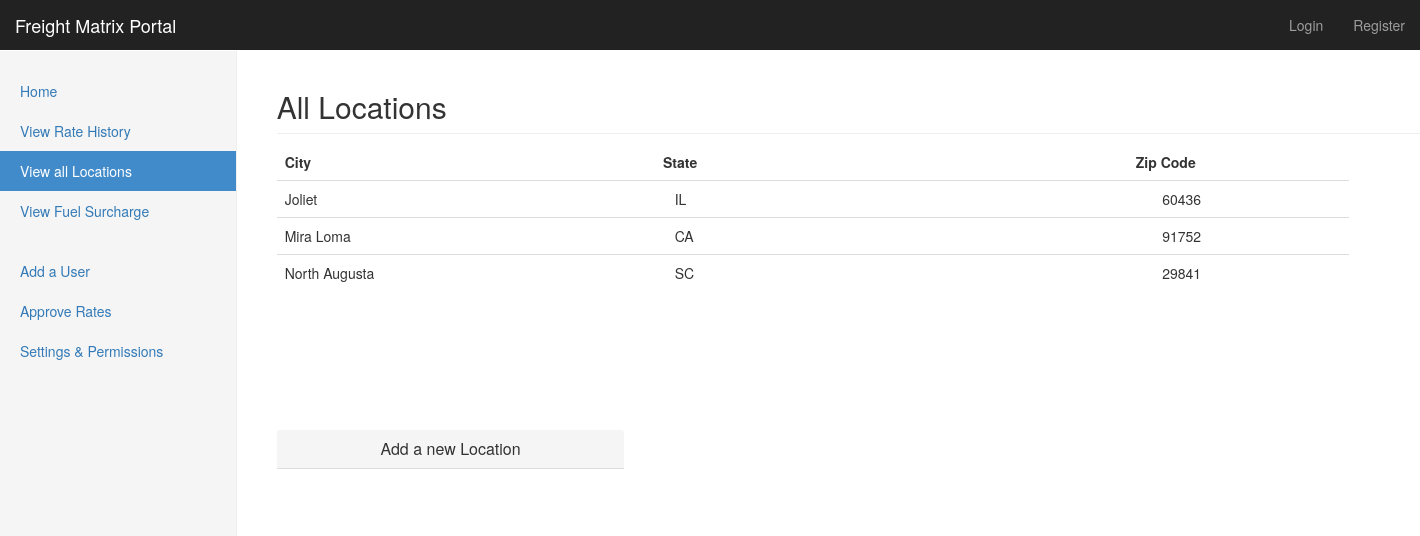
The app's page /freight/locations/ with its own data.
### freight/models.py (models this page shows, shortened)
class Location(models.Model):
    city = models.CharField(max_length=100)
    state = USStateField(null=True, blank=True)
    zip = USZipCodeField(null=True, blank=True)

### freight/views.py (the view)
def location_all(request):
    loc = Location.objects.order_by('city')
    if request.method == "POST":
        form = NewLocation(request.POST)
        if form.is_valid():
            location = form.save(commit=False)
            location.save()
            return redirect('freight:location_all')
    else:
        form = NewLocation()
    context = {'loc': loc, 'form':form}
    return render(request, 'freight/location.html', context)

### freight/templates/freight/location.html (shortened to what this page needs)
{% extends 'freight/base.html' %}
{% load crispy_forms_tags %}
{% block sidenav %}
        <div class="col-sm-3 col-md-2 sidebar">
          <ul class="nav nav-sidebar">
            <li><a href="{% url 'freight:index' %}">Home</a></li>
            <li><a href="{% url 'freight:rate_history' %}">View Rate History</a></li>
            <li class="active"><a href="{% url 'freight:location_all' %}">View all Locations<span class="sr-only">(current)</span></a></li>
            <li><a href="{% url 'freight:fuel_surcharge' %}">View Fuel Surcharge</a></li>
          </ul>
          <ul class="nav nav-sidebar">
            <li><a href="">Add a User</a></li>
            <li><a href="">Approve Rates</a></li>
            <li><a href="">Settings & Permissions</a></li>
          </ul>
        </div>
{% endblock %}
{% block content %}
<div class="container">
    <div class="row">
        <h2 class="sub-header">All Locations</h2>
        <table class="table table-fixed">
            <thead>
            <tr>
                <th class="col-xs-4">City</th>
                <th class="col-xs-5">State</th>
                <th class="col-xs-2">Zip Code</th>
            </tr>
            </thead>
            <tbody>
            {% for l in loc %}
                <tr>
                    <td class ="col-xs-4">{{l.city}}</td>
                    <td class="col-xs-5">{{l.state}}</td>
                    <td class="col-xs-2">{{l.zip}}</td>
                </tr>
            {% endfor %}
            </tbody>
        </table>
    </div>
</div>
    <div class="row">
        <div class="panel-default col-md-4">
            <div class="panel-heading text-align-center" role="tab" id="headingOne">
                <h2 class="panel-title">
                    <a class="collapsed" data-toggle="collapse" data-parent="#accordion" href="#collapseOne" aria-expanded="false" aria-controls="collapseOne">
                        Add a new Location
                    </a>
                </h2>
            </div>
            <br>
          </div>
    </div>
{% endblock %}

### freight/static/css/dashboard.css (style rules this page uses)
body { padding-top: 50px; }
.sub-header { padding-bottom: 10px; border-bottom: 1px solid #eee; }
.sidebar { display: none; }
@media (min-width: 768px) { .sidebar { position: fixed; top: 51px; bottom: 0; left: 0; z-index: 1000; display: block; padding: 20px; overflow-x: hidden; overflow-y: auto; background-color: #f5f5f5; border-right: 1px solid #eee; } }
.nav-sidebar { margin-right: -21px; margin-bottom: 20px; margin-left: -20px; }
.nav-sidebar > li > a { padding-right: 20px; padding-left: 20px; }
.nav-sidebar > .active > a, .nav-sidebar > .active > a:hover, .nav-sidebar > .active > a:focus { color: #fff; background-color: #428bca; }

### freight/static/css/style.css (style rules this page uses)
.text-align-center { text-align: center; }
.table-fixed thead { width: 97%; }
.table-fixed tbody { height: 230px; overflow-y: auto; width: 100%; }
.table-fixed thead, .table-fixed tbody, .table-fixed tr, .table-fixed td, .table-fixed th { display: block; }
.table-fixed tbody td, .table-fixed thead > tr> th { float: left; border-bottom-width: 0; }

### records on screen
Location: city "Joliet", state "IL", zip "60436"
Location: city "Mira Loma", state "CA", zip "91752"
Location: city "North Augusta", state "SC", zip "29841"
